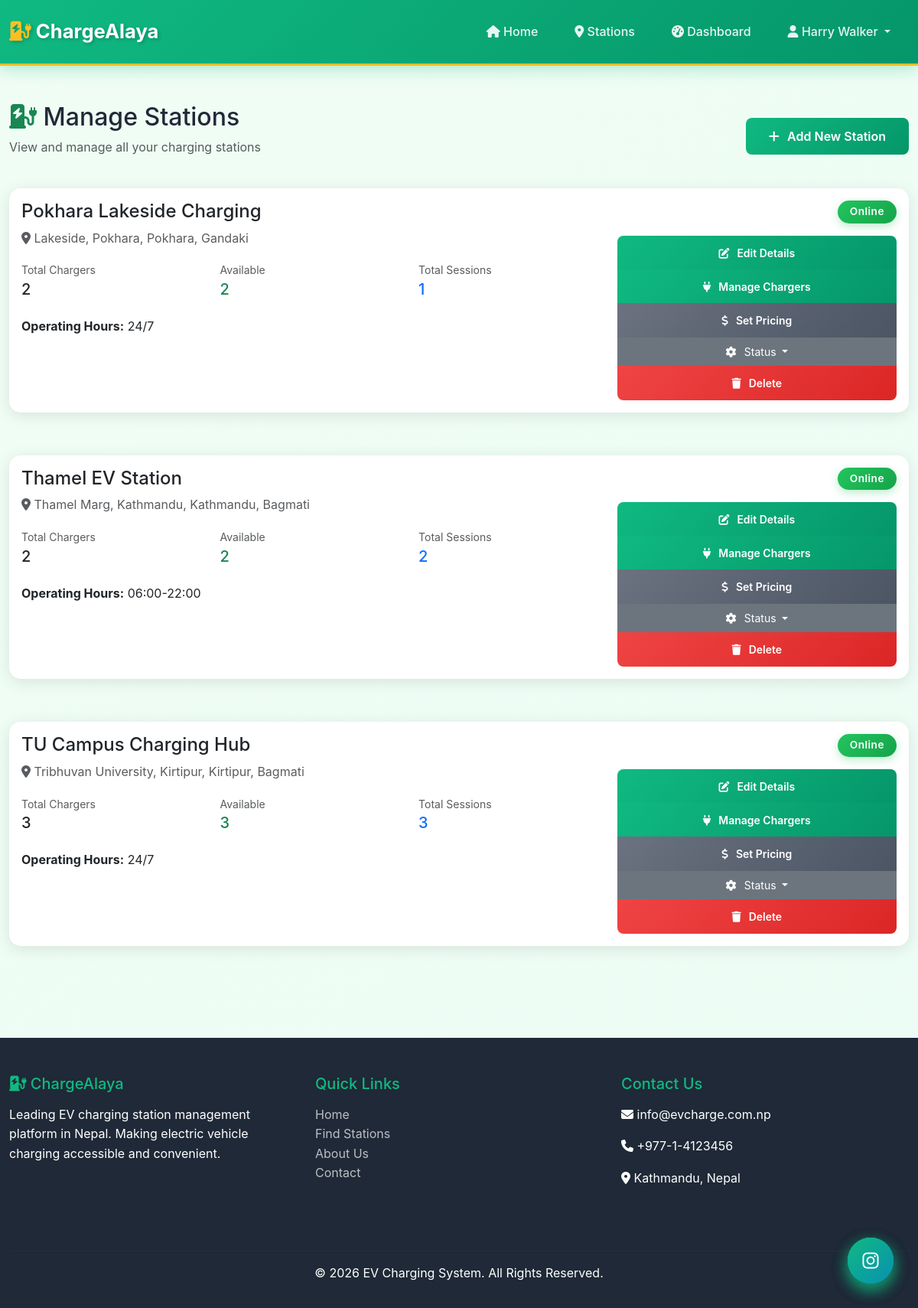
The page /station_owner/manage_stations.php (signed in) on the database its author committed.
### tables this page shows
CREATE TABLE `charging_stations` (
  `station_id` int(11) NOT NULL,
  `station_name` varchar(200) NOT NULL,
  `user_id` int(11) NOT NULL,
  `address` text NOT NULL,
  `city` varchar(100) DEFAULT NULL,
  `province` varchar(100) DEFAULT NULL,
  `latitude` decimal(10,8) DEFAULT NULL,
  `longitude` decimal(11,8) DEFAULT NULL,
  `operating_hours` varchar(100) DEFAULT NULL,
  `status` enum('online','offline','under_maintenance') DEFAULT 'online'
);

### station_owner/manage_stations.php (the view, shortened to what this page needs)
<?php
include '../partials/header.php';
$db = new Database();
$conn = $db->connect();
$user_id = $_SESSION['user_id'];
$query = "SELECT cs.*, COUNT(DISTINCT c.charger_id) as charger_count,
          SUM(CASE WHEN c.status = 'available' THEN 1 ELSE 0 END) as available_chargers,
          COUNT(DISTINCT sess.session_id) as session_count
          FROM charging_stations cs
          LEFT JOIN chargers c ON cs.station_id = c.station_id
          LEFT JOIN charging_sessions sess ON c.charger_id = sess.charger_id
          WHERE cs.user_id = $user_id
          GROUP BY cs.station_id
          ORDER BY cs.station_name";
$stations = $conn->query($query);
?>
<div class="container my-5">
    <div class="d-flex justify-content-between align-items-center mb-4">
        <div>
            <h2><i class="fas fa-charging-station text-success"></i> Manage Stations</h2>
            <p class="text-muted">View and manage all your charging stations</p>
        </div>
        <a href="add_station.php" class="btn btn-custom">
            <i class="fas fa-plus"></i> Add New Station
        </a>
    </div>
    <?php if ($stations->num_rows > 0): ?>
        <div class="row">
            <?php while ($station = $stations->fetch_assoc()): ?>
                <div class="col-md-12 mb-4">
                    <div class="card">
                        <div class="card-body">
                            <div class="row">
                                <div class="col-md-8">
                                    <h4><?php echo htmlspecialchars($station['station_name']); ?></h4>
                                    <p class="text-muted mb-2">
                                        <i class="fas fa-map-marker-alt"></i>
                                        <?php echo htmlspecialchars($station['address'] . ', ' . $station['city'] . ', ' . $station['province']); ?>
                                    </p>
                                    <div class="row mt-3">
                                        <div class="col-md-4">
                                            <small class="text-muted">Total Chargers</small>
                                            <h5><?php echo $station['charger_count']; ?></h5>
                                        </div>
                                        <div class="col-md-4">
                                            <small class="text-muted">Available</small>
                                            <h5 class="text-success"><?php echo $station['available_chargers']; ?></h5>
                                        </div>
                                        <div class="col-md-4">
                                            <small class="text-muted">Total Sessions</small>
                                            <h5 class="text-primary"><?php echo $station['session_count']; ?></h5>
                                        </div>
                                    </div>
                                    <div class="mt-3">
                                        <strong>Operating Hours:</strong> <?php echo htmlspecialchars($station['operating_hours']); ?>
                                    </div>
                                </div>
                                <div class="col-md-4 text-end">
                                    <?php
                                    $status_class = '';
                                    switch($station['status']) {
                                        case 'online': $status_class = 'bg-success'; break;
                                    }
                                    ?>
                                    <span class="badge <?php echo $status_class; ?> mb-3">
                                        <?php echo ucwords(str_replace('_', ' ', $station['status'])); ?>
                                    </span>
                                    <div class="btn-group-vertical w-100" role="group">
                                        <a href="edit_station.php?id=<?php echo $station['station_id']; ?>" class="btn btn-sm btn-custom">
                                            <i class="fas fa-edit"></i> Edit Details
                                        </a>
                                        <a href="manage_chargers.php?station_id=<?php echo $station['station_id']; ?>" class="btn btn-sm btn-custom">
                                            <i class="fas fa-plug"></i> Manage Chargers
                                        </a>
                                        <a href="set_tariff.php?station_id=<?php echo $station['station_id']; ?>" class="btn btn-sm btn-secondary-custom">
                                            <i class="fas fa-dollar-sign"></i> Set Pricing
                                        </a>
                                        <div class="btn-group" role="group">
                                            <button type="button" class="btn btn-sm btn-secondary dropdown-toggle" data-bs-toggle="dropdown">
                                                <i class="fas fa-cog"></i> Status
                                            </button>
                                        </div>
                                        <a href="?delete=<?php echo $station['station_id']; ?>" class="btn btn-sm btn-danger-custom"
                                           onclick="return confirm('Are you sure? This will delete all chargers and sessions!')">
                                            <i class="fas fa-trash"></i> Delete
                                        </a>
                                    </div>
                                </div>
                            </div>
                        </div>
                    </div>
                </div>
            <?php endwhile; ?>
        </div>
    <?php endif; ?>
</div>
<?php
include '../partials/footer.php';
?>

### assets/css/main.css (style rules this page uses)
:root { --primary-color: #10b981; --primary-dark: #059669; --primary-light: #34d399; --secondary-color: #3b82f6; --accent-blue: #0ea5e9; --accent-cyan: #06b6d4; --danger-color: #ef4444; --warning-color: #f59e0b; --success-color: #10b981; --info-color: #3b82f6; --dark-color: #1f2937; --darker-color: #111827; --light-color: #f9fafb; --gray-color: #6b7280; --gray-light: #e5e7eb; --border-color: #d1d5db; --electric-blue: #0891b2; --battery-green: #22c55e; --charging-yellow: #fbbf24; --shadow-sm: 0 1px 2px 0 rgba(0, 0, 0, 0.05); --shadow-md: 0 4px 6px -1px rgba(0, 0, 0, 0.1); --shadow-lg: 0 10px 15px -3px rgba(0, 0, 0, 0.1); --shadow-xl: 0 20px 25px -5px rgba(0, 0, 0, 0.1); }
* { margin: 0; padding: 0; box-sizing: border-box; }
body { font-family: 'Inter', 'Segoe UI', Tahoma, Geneva, Verdana, sans-serif; line-height: 1.6; color: #1f2937; background: linear-gradient(135deg, #f0fdf4 0%, #ecfdf5 100%); min-height: 100vh; }
html { scroll-behavior: smooth; }
.container { max-width: 1200px; }
.card { border: none; border-radius: 15px; box-shadow: 0 5px 15px rgba(0,0,0,0.08); transition: all 0.3s ease; margin-bottom: 2rem; }
.btn-custom { background: linear-gradient(135deg, var(--primary-color) 0%, var(--primary-dark) 100%); border: none; color: white; padding: 12px 30px; border-radius: 8px; font-weight: 600; transition: all 0.3s ease; }
.btn-danger-custom { background: linear-gradient(135deg, #ef4444 0%, #dc2626 100%); border: none; color: white; padding: 12px 30px; border-radius: 8px; font-weight: 600; }
.btn-secondary-custom { background: linear-gradient(135deg, #6b7280 0%, #4b5563 100%); border: none; color: white; padding: 12px 30px; border-radius: 8px; font-weight: 600; transition: all 0.3s ease; }
.badge { padding: 0.5rem 1rem; border-radius: 50px; font-weight: 600; font-size: 0.85rem; display: inline-flex; align-items: center; gap: 0.5rem; }
.bg-success { background: linear-gradient(135deg, #22c55e 0%, #16a34a 100%) !important; box-shadow: 0 4px 12px rgba(34, 197, 94, 0.3); }
.btn-custom, .btn-warning-custom, .btn-secondary-custom, .btn-danger-custom { position: relative; overflow: hidden; z-index: 1; }
.btn-custom::before, .btn-warning-custom::before, .btn-secondary-custom::before, .btn-danger-custom::before { content: ''; position: absolute; top: 50%; left: 50%; width: 0; height: 0; border-radius: 50%; background: rgba(255, 255, 255, 0.3); transform: translate(-50%, -50%); transition: width 0.6s, height 0.6s; z-index: -1; }
.badge { animation: bounceIn 0.5s ease-out; font-weight: 600; padding: 0.5rem 1rem; letter-spacing: 0.5px; }
.card { transition: all 0.4s cubic-bezier(0.175, 0.885, 0.32, 1.275); border: none; animation: fadeInScale 0.6s ease-out; }
.btn-secondary, a.btn-secondary, button.btn-secondary { padding: 0.5rem 1.25rem !important; }
.btn-secondary i.fas { margin-right: 0.5rem; }
.btn i.fas, .btn i.far { margin-right: 0.4rem; }

### assets/css/view_receipt.css (style rules this page uses)
@media screen { .card { box-shadow: 0 4px 20px rgba(0,0,0,0.1); } }

### rows shown on the page
charging_stations: station_name "Pokhara Lakeside Charging", address+city+province "Lakeside, Pokhara, Pokhara, Gandaki", charger_count "2", available_chargers "2", session_count "1", operating_hours "24/7", status "Online"
charging_stations: station_name "Thamel EV Station", address+city+province "Thamel Marg, Kathmandu, Kathmandu, Bagmati", charger_count "2", available_chargers "2", session_count "2", operating_hours "06:00-22:00", status "Online"
charging_stations: station_name "TU Campus Charging Hub", address+city+province "Tribhuvan University, Kirtipur, Kirtipur, Bagmati", charger_count "3", available_chargers "3", session_count "3", operating_hours "24/7", status "Online"

### other values the page prints
$_SESSION['name'] "Harry Walker"
